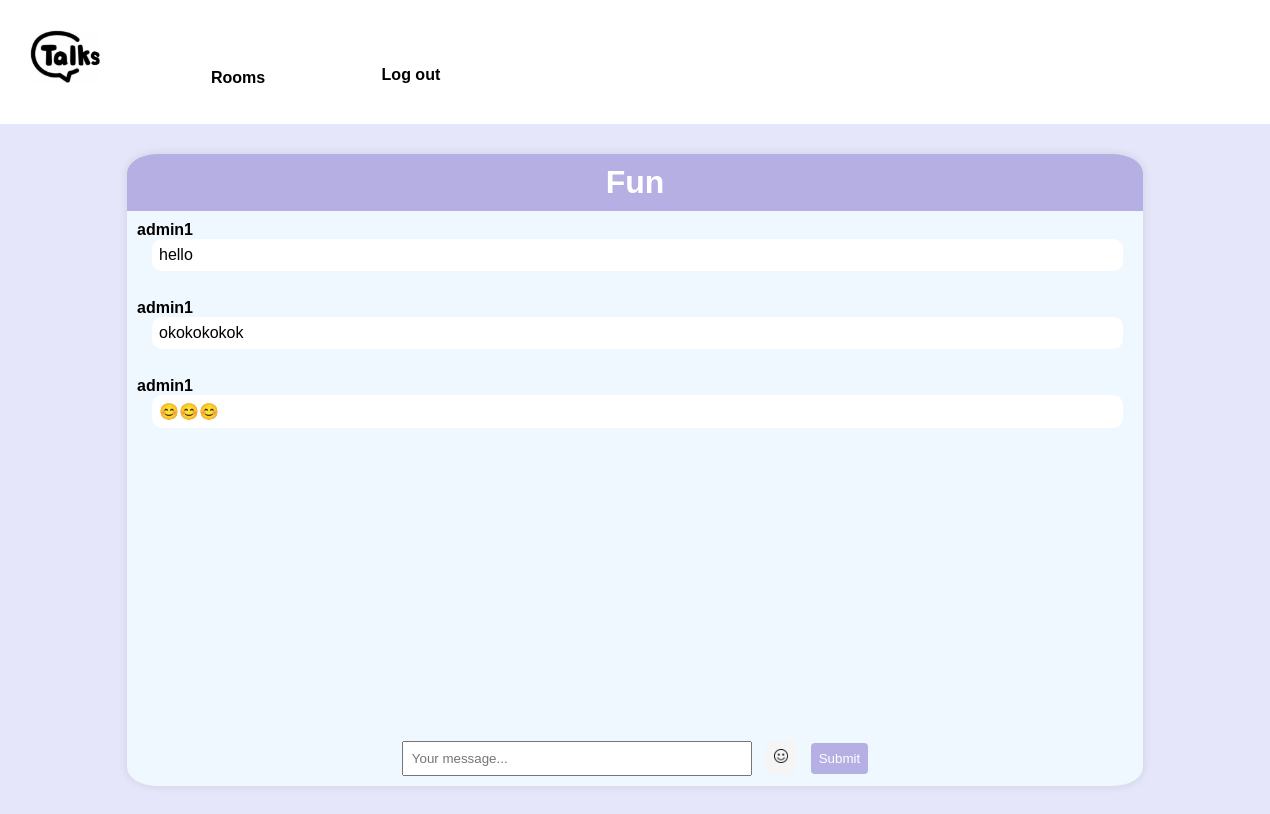
/rooms/room/fun/ (signed in), run on an earlier commit of the app's database.
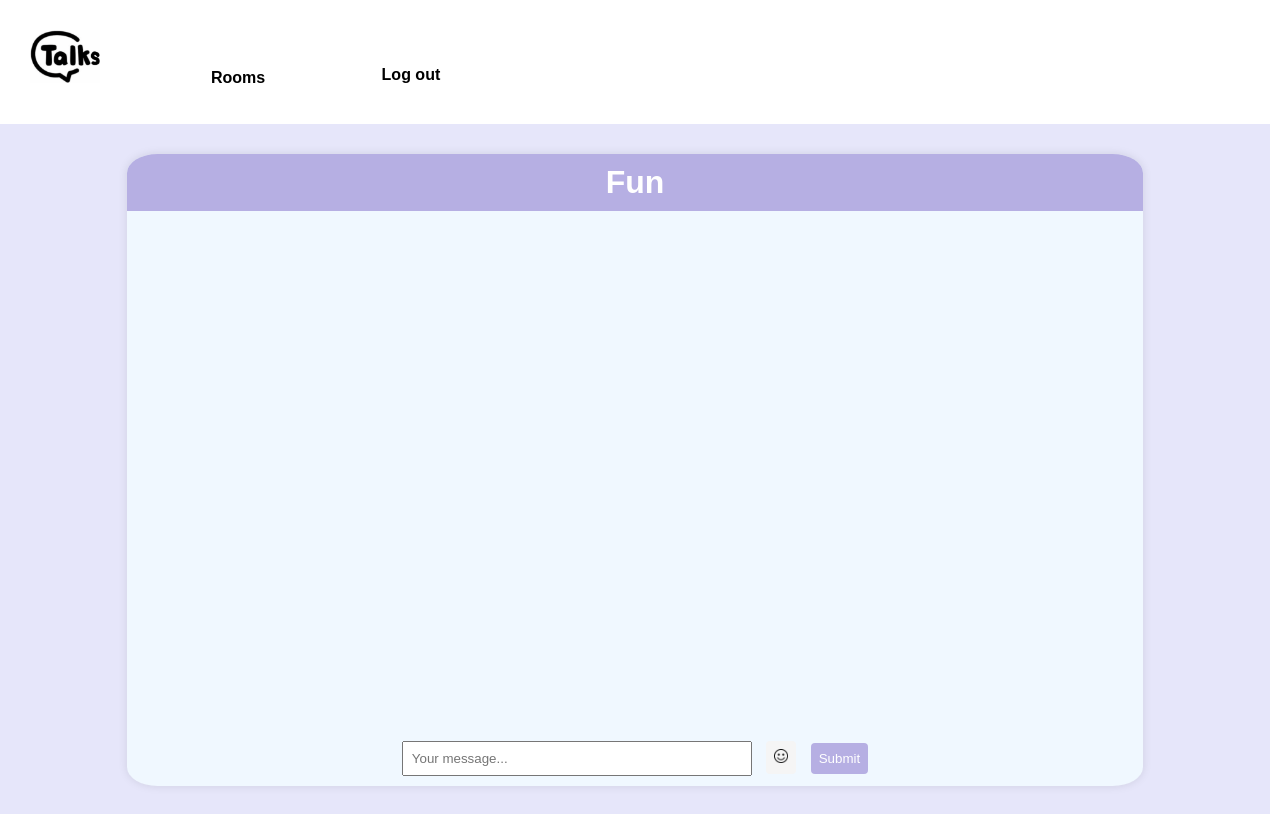
And on a later commit of the database.
### room/models.py (models this page shows, shortened)
class Room(models.Model):
    name = models.CharField(max_length=255)
    slug = models.SlugField(unique=True)

class Message(models.Model):
    room = models.ForeignKey(Room, related_name='messages', on_delete=models.CASCADE)
    user = models.ForeignKey(User, related_name='messages', on_delete=models.CASCADE)
    content = models.TextField()
    date_added = models.DateTimeField(auto_now_add=True)
    class Meta:
        ordering = ('date_added',)

### room/views.py (the view)
# urls.py: path('rooms/', include('room.urls')),
@login_required
def room(request, slug):
    room = Room.objects.get(slug=slug)
    messages = list(Message.objects.filter(room=room).order_by('-id')[:25])[::-1]
    return render(request, 'room/room.html', {'room': room, 'messages': messages})

### room/templates/room/room.html (shortened to what this page needs)
{% extends 'chat/base.html' %}
{% load static%}
{% block content %}
<div class="contentbody">
    <div class="chat-header">
        <h1> {{ room.name }} </h1>
    </div>
    <div class="chatbox">
        <div id="chat-messages">
            {% for message in messages %}
            <div>
                <div class="username">
                    <p>{{message.user.username}}</p>
                </div>
                <div class="messagebubble">
                    <p>{{ message.content }}</p>
                </div>
                <br>
            </div>
            {% endfor %}
        </div>
    </div>
    <div class="message-input">
        <form method="post" action=".">
            <input type="text" name="content"placeholder="Your message..." id="chat-message-input">
            <button id="EmojiButton">
                <img width="14" src="{% static 'emoji.png' %}"/>
            </button>
            <button id="chat-message-submit">Submit</button>
        </form>
    </div>
</div>
{% endblock %}

### chat/templates/chat/base.html (shortened to what this page needs)
{% load static%}
<!DOCTYPE html>
<html lang="en">
    <head>
        <link rel="stylesheet" href="{% static 'style.css' %}?v=1">
    </head>
    <body>
        <nav>
            <a href="/"><img width="70" src="{% static 'logotrue.png' %}"/></a>
            {% if request.user.is_authenticated %}
                <a class="menu" href="/rooms/">Rooms</a>
            <div class="class2">
                <form method="post" action="{% url 'logout' %}">
                    <button type="submit" id="logout" class="menu">Log out</button>
                </form>
            </div>
            {% else %}
            <a class="menu" href="/login/">Log in</a>
            <a class="menu" href="/signup/">Sign up</a>
            {% endif %}
        </nav>
        {% block content %}
        {% endblock %}
    </body>
</html>

### static/style.css (style rules this page uses)
nav a { text-decoration: none; color:black; }
nav { margin-bottom: 30px; padding :30px; width:100%; background-color: #fff; font-weight: bold; }
.menu { border: 2px solid #fff; margin-left: 100px; border-radius: 17px; }
#logout { color:black; background-color: white; font-weight: bold; font-size: 16px; margin-top: 26px; }
.class1, .class2 { display: inline-block; vertical-align: top; }
* { font-family: Arial, sans-serif; margin: 0; padding: 0; justify-content: center; align-items: center; }
body { background-color: #E6E6FA; }
.chat-header { padding: 10px; background-color: #b6afe3; color: #fff; display: flex; align-items: center; }
.contentbody { margin :auto; border-radius: 8px; overflow: hidden; box-shadow: 0 0 10px rgba(0, 0, 0, 0.1); width: 80%; height:90%; border-radius:3%; background-color: aliceblue; margin-bottom: 60px; }
.message-input { padding: 10px; display: flex; align-items: center; }
#chat-message-input { padding: 8px; box-sizing: border-box; width:350px; }
button { margin-left: 10px; padding: 8px; cursor: pointer; background-color: #b6afe3; color: white ; border: none; border-radius: 4px; }
#EmojiButton { background-color: whitesmoke; }
.chatbox { width: 700px; height: 500px; overflow-y: auto; padding: 10px; width:100%; }

What changed in the data, as far as the page shows it:
removed Message: user.username "admin1", content "hello"
removed Message: user.username "admin1", content "okokokokok"
removed Message: user.username "admin1", content "😊😊😊"
